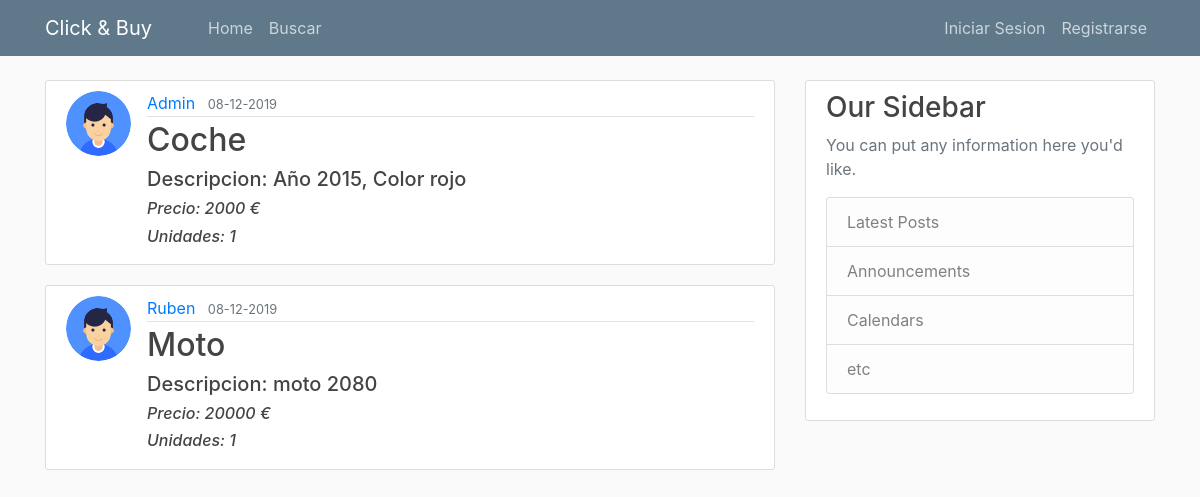
The page /home on the database its author committed.
### clickbuy/models.py (models this page shows, shortened)
class Products(db.Model):
    id = db.Column(db.Integer, primary_key=True)
    nameArt = db.Column(db.String, nullable=False)
    date_posted = db.Column(db.DateTime, nullable=False, default=datetime.utcnow)
    content = db.Column(db.String, nullable=False)
    units = db.Column(db.Integer, nullable=False)
    price = db.Column(db.Integer, nullable=False)
    user_id = db.Column(db.Integer, db.ForeignKey('user.id'), nullable=False)

class User(db.Model, UserMixin):
    id = db.Column(db.Integer, primary_key=True)
    username = db.Column(db.String(20), unique=True, nullable=False)
    email = db.Column(db.String(120), unique=True, nullable=False)
    image_file = db.Column(db.String(20), nullable=False, default='default.png')
    wallet = db.Column(db.Integer, nullable=False, default=0)
    password = db.Column(db.String(60), nullable=False)
    products = db.relationship('Products', backref='author', lazy=True)

### clickbuy/routes.py (the view)
@app.route('/')
@app.route('/home')
def home():
    products = Products.query.all()
    return render_template('home.html', products=products)

### clickbuy/templates/home.html (shortened to what this page needs)
{% extends "layout.html" %}
{% block content %}
    {% for products in products %}
        <article class="media content-section">
          <img class="rounded-circle article-img" src="{{ url_for('static', filename='profile_pics/' + products.author.image_file) }}">
          <div class="media-body">
            <div class="article-metadata">
              <a class="mr-2" href="#">{{ products.author.username}}</a>
              <small class="text-muted">{{ products.date_posted.strftime('%d-%m-%Y') }}</small>
            </div>
            <h2><a class="article-title" href="#">{{ products.nameArt }}</a></h2>
            <h5><a class="article-title" href="#">Descripcion: {{ products.content }}</a></h5>
            <h6><i>Precio: {{ products.price }} €</i></h6>
            <h6><i> Unidades: {{ products.units }} </i></h6>
          </div>
        </article>
    {% endfor %}
{% endblock content %}

### clickbuy/templates/layout.html (shortened to what this page needs)
<!DOCTYPE html>
<html lang="en">
<head>
    <link rel="stylesheet" href="https://stackpath.bootstrapcdn.com/bootstrap/4.3.1/css/bootstrap.min.css">
    <link rel="stylesheet" type = "text/css" href="{{ url_for('static', filename='main.css') }}">
</head>
<body>
    <header class="site-header">
      <nav class="navbar navbar-expand-md navbar-dark bg-steel fixed-top">
        <div class="container">
          <a class="navbar-brand mr-5" href="/">Click & Buy</a>
          <div class="collapse navbar-collapse" id="navbarToggle">
            <div class="navbar-nav mr-auto">
              <a class="nav-item nav-link" href="/">Home</a>
              <a class="nav-item nav-link" href="/search">Buscar</a>
            </div>
            <div class="navbar-nav">
              {% if current_user.is_authenticated %}
                <a class="nav-item nav-link" href="/account">Mi Cuenta</a>
                <a class="nav-item nav-link" href="/logout">Cerrar Sesion</a>
              {% else %}
                <a class="nav-item nav-link" href="/login">Iniciar Sesion</a>
                 <a class="nav-item nav-link" href="/register">Registrarse</a>
              {% endif %}
            </div>
          </div>
        </div>
      </nav>
    </header>
    <main role="main" class="container">
      <div class="row">
        <div class="col-md-8">
            {% block content %}{% endblock %}
        </div>
        <div class="col-md-4">
          <div class="content-section">
            <h3>Our Sidebar</h3>
            <p class='text-muted'>You can put any information here you'd like.
              <ul class="list-group">
                <li class="list-group-item list-group-item-light">Latest Posts</li>
                <li class="list-group-item list-group-item-light">Announcements</li>
                <li class="list-group-item list-group-item-light">Calendars</li>
                <li class="list-group-item list-group-item-light">etc</li>
              </ul>
            </p>
          </div>
        </div>
      </div>
    </main>
</body>
</html>

### clickbuy/static/main.css (style rules this page uses)
body { background: #fafafa; color: #333333; margin-top: 5rem; }
h1, h2, h3, h4, h5, h6 { color: #444444; }
.bg-steel { background-color: #5f788a; }
.site-header .navbar-nav .nav-link { color: #cbd5db; }
.content-section { background: #ffffff; padding: 10px 20px; border: 1px solid #dddddd; border-radius: 3px; margin-bottom: 20px; }
.article-title { color: #444444; }
.article-img { height: 65px; width: 65px; margin-right: 16px; }
.article-metadata { padding-bottom: 1px; margin-bottom: 4px; border-bottom: 1px solid #e3e3e3 }

### rows shown on the page
Products: image_file (placeholder picture), author.username "Admin", date_posted "08-12-2019", nameArt "Coche", content "Año 2015, Color rojo", price "2000", units "1"
Products: image_file (placeholder picture), author.username "Ruben", date_posted "08-12-2019", nameArt "Moto", content "moto 2080", price "20000", units "1"
